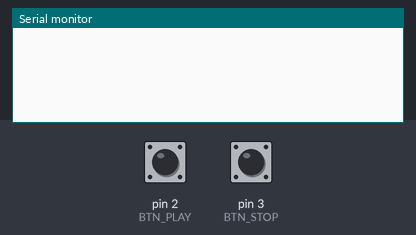
A sketch run on a simulated Arduino Uno, built with avr-gcc and run on an emulated ATmega328P. On the bench: the last lines printed to the serial monitor. The inputs (shaded band) are chosen by the test bench; at power-on: pin 2 (BTN_PLAY) HIGH, pin 3 (BTN_STOP) HIGH.

Above: at 1.2 s.
1.3 s: pin 2 (BTN_PLAY) pulled LOW for 0.15 s
At 2.1 s:
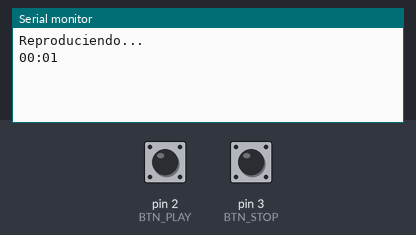
2.9 s: pin 3 (BTN_STOP) pulled LOW for 0.15 s
At 3.6 s:
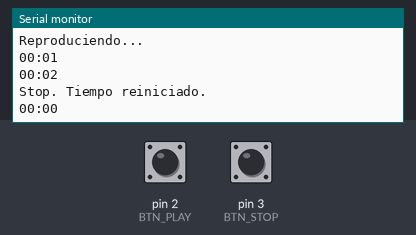
4.5 s: pin 2 (BTN_PLAY) pulled LOW for 1 s
At 5.1 s:
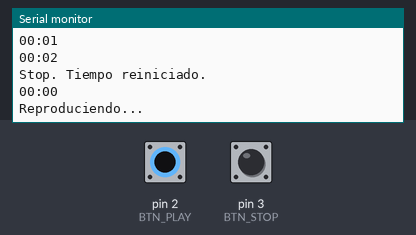
7.0 s: pin 2 (BTN_PLAY) pulled LOW for 0.15 s
At 8.2 s:
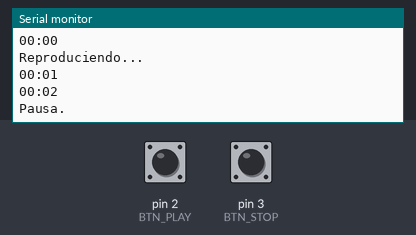
Timing chart, 0 to 9.6 s (numbered marks = the images above; inputs shaded):
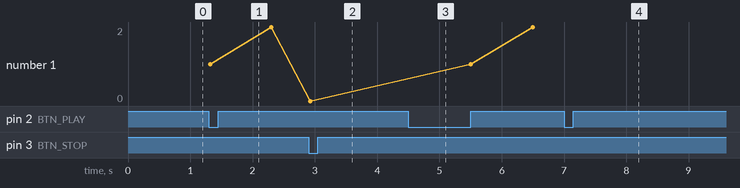

Measured:
- after the input at 1.3 s, the serial monitor: prints a new line at once (image 1)
- after the input at 2.9 s, the serial monitor: prints a new line at once (image 2)
- after the input at 4.5 s, the serial monitor: prints a new line at once (image 3)
- after the input at 7.0 s, the serial monitor: prints a new line at once (image 4)

The sketch:

Re_MUSIC.ino
```cpp
#define BTN_PLAY 2  // Botón 1 para Play/Pausa
#define BTN_STOP 3        // Botón 2 para Stop
#define BAURENT 9600
#define DEBOUNCE_DELAY 50

unsigned long previousMillis = 0;  // Tiempo anterior
unsigned long lastDebounceTime = 0;  // Tiempo del último cambio para evitar rebote

volatile bool playState = false;  // false = Pausado, true = Reproduciendo
volatile bool stopFlag = false;   // Flag para saber si se ha detenido

unsigned long elapsedTime = 0;  // Tiempo total transcurrido en milisegundos

volatile bool playPausePressed = false;
volatile bool stopPressed = false;

void setup() {
  Serial.begin(BAURENT);

  pinMode(BTN_PLAY, INPUT);
  pinMode(BTN_STOP, INPUT);

  // Interrupciones para botones
  attachInterrupt(digitalPinToInterrupt(BTN_PLAY), playPauseInterrupt, FALLING);
  attachInterrupt(digitalPinToInterrupt(BTN_STOP), stopInterrupt, FALLING);
}

void loop() {
  if (playPausePressed) {
    playPause();
    playPausePressed = false;
  }

  if (stopPressed) {
    stopMusic();
    stopPressed = false;
  }

  if (playState == 1) {
    unsigned long currentMillis = millis();

    if (currentMillis - previousMillis >= 1000) {  // Actualizar cada segundo
      elapsedTime += 1000;  // Sumar 1 segundo al tiempo transcurrido
      previousMillis = currentMillis;

      displayTime();
    }
  }
}

void playPauseInterrupt() {
  unsigned long currentTime = millis();
  if (currentTime - lastDebounceTime > DEBOUNCE_DELAY) {
    playPausePressed = true;  // Se marca para ser manejado en el loop
    lastDebounceTime = currentTime;
  }
}

void stopInterrupt() {
  unsigned long currentTime = millis();
  if (currentTime - lastDebounceTime > DEBOUNCE_DELAY) {
    stopPressed = true;  // Se marca para ser manejado en el loop
    lastDebounceTime = currentTime;
  }
}

void playPause() {
  if (stopFlag == 1) {
    // Si el botón de Stop se había presionado, resetear el flag de stop
    stopFlag = 0;
    elapsedTime = 0;  // Reiniciar el tiempo a 00:00
    previousMillis = millis();  // Reiniciar el contador de tiempo
  }

  if (playState == 0) {
    // Si estaba pausado, retomar la reproducción
    playState = 1;
    Serial.println("Reproduciendo...");
  } else if (playState == 1) {
    // Si estaba reproduciendo, pausar
    playState = 0;
    Serial.println("Pausa.");
  }
}

void stopMusic() {
  // Reiniciar el tiempo y detener la reproducción
  playState = 0;
  stopFlag = 1;
  elapsedTime = 0;
  previousMillis = millis();  // Reiniciar el conteo de tiempo
  Serial.println("Stop. Tiempo reiniciado.");
  displayTime();  // Mostrar 00:00 en el monitor serial
}

void displayTime() {
  unsigned int seconds = (elapsedTime / 1000) % 60;  // Calcular los segundos
  unsigned int minutes = (elapsedTime / 1000) / 60;  // Calcular los minutos

  // Mostrar el tiempo en formato MM:SS
  Serial.print(minutes < 10 ? "0" : "");
  Serial.print(minutes);
  Serial.print(":");
  Serial.print(seconds < 10 ? "0" : "");
  Serial.println(seconds);
}
```
